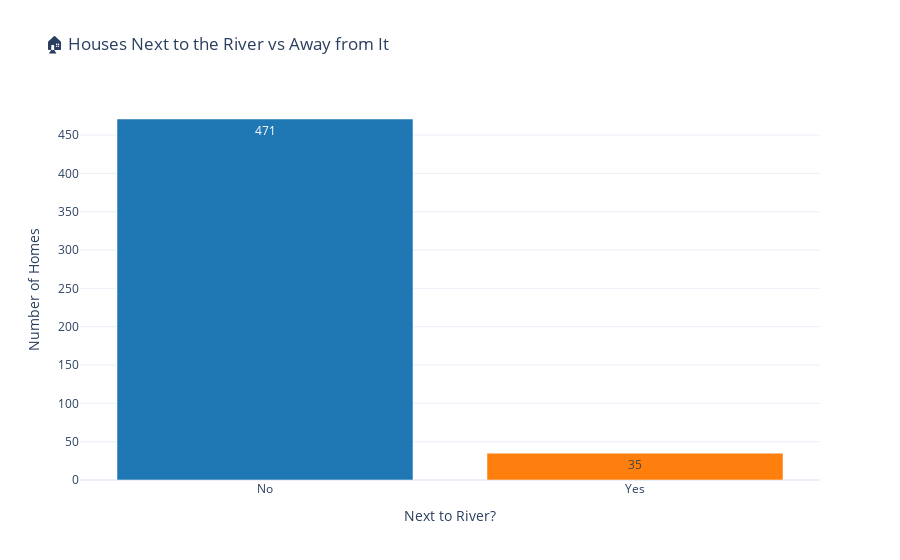

This figure's notebook cell:
### Markdown cell above
#### Next to the River? ⛵️

**Challenge**

Create a bar chart with plotly for CHAS to show many more homes are away from the river versus next to it. The bar chart should look something like this:

<img src=https://i.imgur.com/AHwoQ6l.png height=350>

You can make your life easier by providing a list of values for the x-axis (e.g., `x=['No', 'Yes']`)

### Code cell
import plotly.express as px

# Count how many houses are next to the river (CHAS = 1) vs away (CHAS = 0)
chas_counts = data['CHAS'].value_counts().sort_index()

# Map CHAS values to 'No' and 'Yes' for readability
labels = ['No', 'Yes']

# Create the bar chart
fig = px.bar(
    x=labels,
    y=chas_counts.values,
    color=labels,
    color_discrete_sequence=['#1f77b4', '#ff7f0e'],
    title='🏠 Houses Next to the River vs Away from It',
    text=chas_counts.values
)

fig.update_layout(
    xaxis_title="Next to River?",
    yaxis_title="Number of Homes",
    showlegend=False,
    template='plotly_white'
)
fig.show()

### Figure 1 — Plotly figure (JSON) as saved in the notebook; plotly's stock layout.template omitted (floating-point values rounded to 4 significant figures)
{"data": [{"hovertemplate": "color=No<br>x=%{x}<br>y=%{y}<br>text=%{text}<extra></extra>", "legendgroup": "No", "marker": {"color": "#1f77b4", "pattern": {"shape": ""}}, "name": "No", "orientation": "v", "showlegend": true, "text": [471.0], "textposition": "auto", "type": "bar", "x": ["No"], "xaxis": "x", "y": [471], "yaxis": "y"}, {"hovertemplate": "color=Yes<br>x=%{x}<br>y=%{y}<br>text=%{text}<extra></extra>", "legendgroup": "Yes", "marker": {"color": "#ff7f0e", "pattern": {"shape": ""}}, "name": "Yes", "orientation": "v", "showlegend": true, "text": [35.0], "textposition": "auto", "type": "bar", "x": ["Yes"], "xaxis": "x", "y": [35], "yaxis": "y"}], "layout": {"barmode": "relative", "legend": {"title": {"text": "color"}, "tracegroupgap": 0}, "showlegend": false, "title": {"text": "🏠 Houses Next to the River vs Away from It"}, "xaxis": {"anchor": "y", "domain": [0, 1], "title": {"text": "Next to River?"}}, "yaxis": {"anchor": "x", "domain": [0, 1], "title": {"text": "Number of Homes"}}}}
